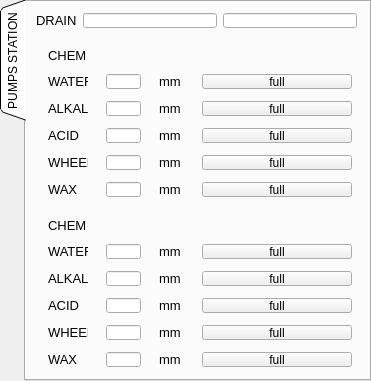
   <widget class="QTabWidget" name="tab_pumps_station">
    <property name="geometry">
     <rect>
      <x>10</x>
      <y>190</y>
      <width>371</width>
      <height>381</height>
     </rect>
    </property>
    <property name="tabPosition">
     <enum>QTabWidget::West</enum>
    </property>
    <property name="tabShape">
     <enum>QTabWidget::Triangular</enum>
    </property>
    <property name="currentIndex">
     <number>0</number>
    </property>
    <property name="elideMode">
     <enum>Qt::ElideLeft</enum>
    </property>
    <widget class="QWidget" name="device_3">
     <attribute name="title">
      <string>PUMPS STATION</string>
     </attribute>
     <widget class="QWidget" name="gridLayoutWidget">
      <property name="geometry">
       <rect>
        <x>10</x>
        <y>10</y>
        <width>321</width>
        <height>17</height>
       </rect>
      </property>
      <layout class="QGridLayout" name="gridLayout">
       <item row="0" column="1">
        <widget class="QLineEdit" name="ui_drain_data1">
         <property name="maximumSize">
          <size>
           <width>16777215</width>
           <height>15</height>
          </size>
         </property>
         <property name="font">
          <font>
           <pointsize>9</pointsize>
          </font>
         </property>
        </widget>
       </item>
       <item row="0" column="0">
        <widget class="QLabel" name="DRAIN">
         <property name="minimumSize">
          <size>
           <width>0</width>
           <height>14</height>
          </size>
         </property>
         <property name="maximumSize">
          <size>
           <width>16777215</width>
           <height>14</height>
          </size>
         </property>
         <property name="font">
          <font>
           <pointsize>10</pointsize>
           <weight>50</weight>
           <bold>false</bold>
          </font>
         </property>
         <property name="text">
          <string>DRAIN</string>
         </property>
         <property name="alignment">
          <set>Qt::AlignLeading|Qt::AlignLeft|Qt::AlignVCenter</set>
         </property>
        </widget>
       </item>
       <item row="0" column="2">
        <widget class="QLineEdit" name="ui_drain_data2">
         <property name="maximumSize">
          <size>
           <width>16777215</width>
           <height>15</height>
          </size>
         </property>
         <property name="font">
          <font>
           <pointsize>9</pointsize>
          </font>
         </property>
        </widget>
       </item>
      </layout>
     </widget>
     <widget class="QWidget" name="gridLayoutWidget_3">
      <property name="geometry">
       <rect>
        <x>10</x>
        <y>40</y>
        <width>331</width>
        <height>165</height>
       </rect>
      </property>
      <layout class="QGridLayout" name="gridLayout_3">
       <item row="3" column="0">
        <widget class="QLabel" name="label_acid_data1">
         <property name="minimumSize">
          <size>
           <width>0</width>
           <height>14</height>
          </size>
         </property>
         <property name="maximumSize">
          <size>
           <width>40</width>
           <height>14</height>
          </size>
         </property>
         <property name="font">
          <font>
           <pointsize>10</pointsize>
           <weight>50</weight>
           <bold>false</bold>
          </font>
         </property>
         <property name="text">
          <string>ACID</string>
         </property>
         <property name="alignment">
          <set>Qt::AlignLeading|Qt::AlignLeft|Qt::AlignVCenter</set>
         </property>
        </widget>
       </item>
       <item row="1" column="1">
        <widget class="QLineEdit" name="ui_water_data1">
         <property name="maximumSize">
          <size>
           <width>35</width>
           <height>15</height>
          </size>
         </property>
         <property name="font">
          <font>
           <pointsize>9</pointsize>
          </font>
         </property>
        </widget>
       </item>
       <item row="3" column="2">
        <widget class="QLabel" name="DRAIN_8">
         <property name="minimumSize">
          <size>
           <width>0</width>
           <height>14</height>
          </size>
         </property>
         <property name="maximumSize">
          <size>
           <width>25</width>
           <height>14</height>
          </size>
         </property>
         <property name="font">
          <font>
           <pointsize>10</pointsize>
           <weight>50</weight>
           <bold>false</bold>
          </font>
         </property>
         <property name="text">
          <string>mm</string>
         </property>
         <property name="alignment">
          <set>Qt::AlignLeading|Qt::AlignLeft|Qt::AlignVCenter</set>
         </property>
        </widget>
       </item>
       <item row="4" column="3">
        <widget class="QToolButton" name="led_wheel1">
         <property name="maximumSize">
          <size>
           <width>150</width>
           <height>15</height>
          </size>
         </property>
         <property name="font">
          <font>
           <pointsize>9</pointsize>
          </font>
         </property>
         <property name="text">
          <string>full</string>
         </property>
        </widget>
       </item>
       <item row="4" column="2">
        <widget class="QLabel" name="DRAIN_10">
         <property name="minimumSize">
          <size>
           <width>0</width>
           <height>14</height>
          </size>
         </property>
         <property name="maximumSize">
          <size>
           <width>25</width>
           <height>14</height>
          </size>
         </property>
         <property name="font">
          <font>
           <pointsize>10</pointsize>
           <weight>50</weight>
           <bold>false</bold>
          </font>
         </property>
         <property name="text">
          <string>mm</string>
         </property>
         <property name="alignment">
          <set>Qt::AlignLeading|Qt::AlignLeft|Qt::AlignVCenter</set>
         </property>
        </widget>
       </item>
       <item row="2" column="1">
        <widget class="QLineEdit" name="ui_alkali_data1">
         <property name="maximumSize">
          <size>
           <width>35</width>
           <height>15</height>
          </size>
         </property>
         <property name="font">
          <font>
           <pointsize>9</pointsize>
          </font>
         </property>
        </widget>
       </item>
       <item row="2" column="3">
        <widget class="QToolButton" name="led_alkali1">
         <property name="maximumSize">
          <size>
           <width>150</width>
           <height>15</height>
          </size>
         </property>
         <property name="font">
          <font>
           <pointsize>9</pointsize>
          </font>
         </property>
         <property name="text">
          <string>full</string>
         </property>
        </widget>
       </item>
       <item row="5" column="1">
        <widget class="QLineEdit" name="ui_wax_data1">
         <property name="maximumSize">
          <size>
           <width>35</width>
           <height>15</height>
          </size>
         </property>
         <property name="font">
          <font>
           <pointsize>9</pointsize>
          </font>
         </property>
        </widget>
       </item>
       <item row="4" column="1">
        <widget class="QLineEdit" name="ui_wheel_data1">
         <property name="maximumSize">
          <size>
           <width>35</width>
           <height>15</height>
          </size>
         </property>
         <property name="font">
          <font>
           <pointsize>9</pointsize>
          </font>
         </property>
        </widget>
       </item>
       <item row="3" column="1">
        <widget class="QLineEdit" name="ui_acid_data1">
         <property name="maximumSize">
          <size>
           <width>35</width>
           <height>15</height>
          </size>
         </property>
         <property name="font">
          <font>
           <pointsize>9</pointsize>
          </font>
         </property>
        </widget>
       </item>
       <item row="2" column="2">
        <widget class="QLabel" name="DRAIN_6">
         <property name="minimumSize">
          <size>
           <width>0</width>
           <height>14</height>
          </size>
         </property>
         <property name="maximumSize">
          <size>
           <width>25</width>
           <height>14</height>
          </size>
         </property>
         <property name="font">
          <font>
           <pointsize>10</pointsize>
           <weight>50</weight>
           <bold>false</bold>
          </font>
         </property>
         <property name="text">
          <string>mm</string>
         </property>
         <property name="alignment">
          <set>Qt::AlignLeading|Qt::AlignLeft|Qt::AlignVCenter</set>
         </property>
        </widget>
       </item>
       <item row="3" column="3">
        <widget class="QToolButton" name="led_acid1">
         <property name="maximumSize">
          <size>
           <width>150</width>
           <height>15</height>
          </size>
         </property>
         <property name="font">
          <font>
           <pointsize>9</pointsize>
          </font>
         </property>
         <property name="text">
          <string>full</string>
         </property>
        </widget>
       </item>
       <item row="5" column="0">
        <widget class="QLabel" name="label_wax_data1">
         <property name="minimumSize">
          <size>
           <width>0</width>
           <height>14</height>
          </size>
         </property>
         <property name="maximumSize">
          <size>
           <width>40</width>
           <height>14</height>
          </size>
         </property>
         <property name="font">
          <font>
           <pointsize>10</pointsize>
           <weight>50</weight>
           <bold>false</bold>
          </font>
         </property>
         <property name="text">
          <string>WAX</string>
         </property>
         <property name="alignment">
          <set>Qt::AlignLeading|Qt::AlignLeft|Qt::AlignVCenter</set>
         </property>
        </widget>
       </item>
       <item row="1" column="3">
        <widget class="QToolButton" name="led_water1">
         <property name="maximumSize">
          <size>
           <width>150</width>
           <height>15</height>
          </size>
         </property>
         <property name="font">
          <font>
           <pointsize>9</pointsize>
          </font>
         </property>
         <property name="text">
          <string>full</string>
         </property>
        </widget>
       </item>
       <item row="5" column="2">
        <widget class="QLabel" name="DRAIN_12">
         <property name="minimumSize">
          <size>
           <width>0</width>
           <height>14</height>
          </size>
         </property>
         <property name="maximumSize">
          <size>
           <width>25</width>
           <height>14</height>
          </size>
         </property>
         <property name="font">
          <font>
           <pointsize>10</pointsize>
           <weight>50</weight>
           <bold>false</bold>
          </font>
         </property>
         <property name="text">
          <string>mm</string>
         </property>
         <property name="alignment">
          <set>Qt::AlignLeading|Qt::AlignLeft|Qt::AlignVCenter</set>
         </property>
        </widget>
       </item>
       <item row="4" column="0">
        <widget class="QLabel" name="label_wheel_data1">
         <property name="minimumSize">
          <size>
           <width>0</width>
           <height>14</height>
          </size>
         </property>
         <property name="maximumSize">
          <size>
           <width>40</width>
           <height>14</height>
          </size>
         </property>
         <property name="font">
          <font>
           <pointsize>10</pointsize>
           <weight>50</weight>
           <bold>false</bold>
          </font>
         </property>
         <property name="text">
          <string>WHEEL</string>
         </property>
         <property name="alignment">
          <set>Qt::AlignLeading|Qt::AlignLeft|Qt::AlignVCenter</set>
         </property>
        </widget>
       </item>
       <item row="2" column="0">
        <widget class="QLabel" name="label_alkali_data1">
         <property name="minimumSize">
          <size>
           <width>0</width>
           <height>14</height>
          </size>
         </property>
         <property name="maximumSize">
          <size>
           <width>40</width>
           <height>14</height>
          </size>
         </property>
         <property name="font">
          <font>
           <pointsize>10</pointsize>
           <weight>50</weight>
           <bold>false</bold>
          </font>
         </property>
         <property name="text">
          <string>ALKALI</string>
         </property>
         <property name="alignment">
          <set>Qt::AlignLeading|Qt::AlignLeft|Qt::AlignVCenter</set>
         </property>
        </widget>
       </item>
       <item row="5" column="3">
        <widget class="QToolButton" name="led_wax1">
         <property name="maximumSize">
          <size>
           <width>150</width>
           <height>15</height>
          </size>
         </property>
         <property name="font">
          <font>
           <pointsize>9</pointsize>
          </font>
         </property>
         <property name="text">
          <string>full</string>
         </property>
        </widget>
       </item>
       <item row="1" column="2">
        <widget class="QLabel" name="DRAIN_4">
         <property name="minimumSize">
          <size>
           <width>0</width>
           <height>14</height>
          </size>
         </property>
         <property name="maximumSize">
          <size>
           <width>25</width>
           <height>14</height>
          </size>
         </property>
         <property name="font">
          <font>
           <pointsize>10</pointsize>
           <weight>50</weight>
           <bold>false</bold>
          </font>
         </property>
         <property name="text">
          <string>mm</string>
         </property>
         <property name="alignment">
          <set>Qt::AlignLeading|Qt::AlignLeft|Qt::AlignVCenter</set>
         </property>
        </widget>
       </item>
       <item row="1" column="0">
        <widget class="QLabel" name="label_water_data1">
         <property name="minimumSize">
          <size>
           <width>0</width>
           <height>14</height>
          </size>
         </property>
         <property name="maximumSize">
          <size>
           <width>40</width>
           <height>14</height>
          </size>
         </property>
         <property name="font">
          <font>
           <pointsize>10</pointsize>
           <weight>50</weight>
           <bold>false</bold>
          </font>
         </property>
         <property name="text">
          <string>WATER</string>
         </property>
         <property name="alignment">
          <set>Qt::AlignLeading|Qt::AlignLeft|Qt::AlignVCenter</set>
         </property>
        </widget>
       </item>
       <item row="0" column="0">
        <widget class="QLabel" name="label_liquId_bot1">
         <property name="minimumSize">
          <size>
           <width>0</width>
           <height>14</height>
          </size>
         </property>
         <property name="maximumSize">
          <size>
           <width>40</width>
           <height>14</height>
          </size>
         </property>
         <property name="font">
          <font>
           <pointsize>10</pointsize>
           <weight>50</weight>
           <bold>false</bold>
          </font>
         </property>
         <property name="text">
          <string>CHEM</string>
         </property>
         <property name="alignment">
          <set>Qt::AlignLeading|Qt::AlignLeft|Qt::AlignVCenter</set>
         </property>
        </widget>
       </item>
      </layout>
     </widget>
     <widget class="QWidget" name="gridLayoutWidget_6">
      <property name="geometry">
       <rect>
        <x>10</x>
        <y>210</y>
        <width>331</width>
        <height>165</height>
       </rect>
      </property>
      <layout class="QGridLayout" name="gridLayout_6">
       <item row="3" column="0">
        <widget class="QLabel" name="label_acid_data2">
         <property name="minimumSize">
          <size>
           <width>0</width>
           <height>14</height>
          </size>
         </property>
         <property name="maximumSize">
          <size>
           <width>40</width>
           <height>14</height>
          </size>
         </property>
         <property name="font">
          <font>
           <pointsize>10</pointsize>
           <weight>50</weight>
           <bold>false</bold>
          </font>
         </property>
         <property name="text">
          <string>ACID</string>
         </property>
         <property name="alignment">
          <set>Qt::AlignLeading|Qt::AlignLeft|Qt::AlignVCenter</set>
         </property>
        </widget>
       </item>
       <item row="1" column="1">
        <widget class="QLineEdit" name="ui_water_data2">
         <property name="maximumSize">
          <size>
           <width>35</width>
           <height>15</height>
          </size>
         </property>
         <property name="font">
          <font>
           <pointsize>9</pointsize>
          </font>
         </property>
        </widget>
       </item>
       <item row="3" column="2">
        <widget class="QLabel" name="DRAIN_9">
         <property name="minimumSize">
          <size>
           <width>0</width>
           <height>14</height>
          </size>
         </property>
         <property name="maximumSize">
          <size>
           <width>25</width>
           <height>14</height>
          </size>
         </property>
         <property name="font">
          <font>
           <pointsize>10</pointsize>
           <weight>50</weight>
           <bold>false</bold>
          </font>
         </property>
         <property name="text">
          <string>mm</string>
         </property>
         <property name="alignment">
          <set>Qt::AlignLeading|Qt::AlignLeft|Qt::AlignVCenter</set>
         </property>
        </widget>
       </item>
       <item row="4" column="3">
        <widget class="QToolButton" name="led_wheel2">
         <property name="maximumSize">
          <size>
           <width>150</width>
           <height>15</height>
          </size>
         </property>
         <property name="font">
          <font>
           <pointsize>9</pointsize>
          </font>
         </property>
         <property name="text">
          <string>full</string>
         </property>
        </widget>
       </item>
       <item row="4" column="2">
        <widget class="QLabel" name="DRAIN_11">
         <property name="minimumSize">
          <size>
           <width>0</width>
           <height>14</height>
          </size>
         </property>
         <property name="maximumSize">
          <size>
           <width>25</width>
           <height>14</height>
          </size>
         </property>
         <property name="font">
          <font>
           <pointsize>10</pointsize>
           <weight>50</weight>
           <bold>false</bold>
          </font>
         </property>
         <property name="text">
          <string>mm</string>
         </property>
         <property name="alignment">
          <set>Qt::AlignLeading|Qt::AlignLeft|Qt::AlignVCenter</set>
         </property>
        </widget>
       </item>
       <item row="2" column="1">
        <widget class="QLineEdit" name="ui_alkali_data2">
         <property name="maximumSize">
          <size>
           <width>35</width>
           <height>15</height>
          </size>
         </property>
         <property name="font">
          <font>
           <pointsize>9</pointsize>
          </font>
         </property>
        </widget>
       </item>
       <item row="2" column="3">
        <widget class="QToolButton" name="led_alkali2">
         <property name="maximumSize">
          <size>
           <width>150</width>
           <height>15</height>
          </size>
         </property>
         <property name="font">
          <font>
           <pointsize>9</pointsize>
          </font>
         </property>
         <property name="text">
          <string>full</string>
         </property>
        </widget>
       </item>
       <item row="0" column="0">
        <widget class="QLabel" name="label_liquId_bot2">
         <property name="minimumSize">
          <size>
           <width>0</width>
           <height>14</height>
          </size>
         </property>
         <property name="maximumSize">
          <size>
           <width>40</width>
           <height>14</height>
          </size>
         </property>
         <property name="font">
          <font>
           <pointsize>10</pointsize>
           <weight>50</weight>
           <bold>false</bold>
          </font>
         </property>
         <property name="text">
          <string>CHEM</string>
         </property>
         <property name="alignment">
          <set>Qt::AlignLeading|Qt::AlignLeft|Qt::AlignVCenter</set>
         </property>
        </widget>
       </item>
       <item row="5" column="1">
        <widget class="QLineEdit" name="ui_wax_data2">
         <property name="maximumSize">
          <size>
           <width>35</width>
           <height>15</height>
          </size>
         </property>
         <property name="font">
          <font>
           <pointsize>9</pointsize>
          </font>
         </property>
        </widget>
       </item>
       <item row="4" column="1">
        <widget class="QLineEdit" name="ui_wheel_data2">
         <property name="maximumSize">
          <size>
           <width>35</width>
           <height>15</height>
          </size>
         </property>
         <property name="font">
          <font>
           <pointsize>9</pointsize>
          </font>
         </property>
        </widget>
       </item>
       <item row="3" column="1">
        <widget class="QLineEdit" name="ui_acid_data2">
         <property name="maximumSize">
          <size>
           <width>35</width>
           <height>15</height>
          </size>
         </property>
         <property name="font">
          <font>
           <pointsize>9</pointsize>
          </font>
         </property>
        </widget>
       </item>
       <item row="2" column="2">
        <widget class="QLabel" name="DRAIN_7">
         <property name="minimumSize">
          <size>
           <width>0</width>
           <height>14</height>
          </size>
         </property>
         <property name="maximumSize">
          <size>
           <width>25</width>
           <height>14</height>
          </size>
         </property>
         <property name="font">
          <font>
           <pointsize>10</pointsize>
           <weight>50</weight>
           <bold>false</bold>
          </font>
         </property>
         <property name="text">
          <string>mm</string>
         </property>
         <property name="alignment">
          <set>Qt::AlignLeading|Qt::AlignLeft|Qt::AlignVCenter</set>
         </property>
        </widget>
       </item>
       <item row="3" column="3">
        <widget class="QToolButton" name="led_acid2">
         <property name="maximumSize">
          <size>
           <width>150</width>
           <height>15</height>
          </size>
         </property>
         <property name="font">
          <font>
           <pointsize>9</pointsize>
          </font>
         </property>
         <property name="text">
          <string>full</string>
         </property>
        </widget>
       </item>
       <item row="5" column="0">
        <widget class="QLabel" name="label_wax_data2">
         <property name="minimumSize">
          <size>
           <width>0</width>
           <height>14</height>
          </size>
         </property>
         <property name="maximumSize">
          <size>
           <width>40</width>
           <height>14</height>
          </size>
         </property>
         <property name="font">
          <font>
           <pointsize>10</pointsize>
           <weight>50</weight>
           <bold>false</bold>
          </font>
         </property>
         <property name="text">
          <string>WAX</string>
         </property>
         <property name="alignment">
          <set>Qt::AlignLeading|Qt::AlignLeft|Qt::AlignVCenter</set>
         </property>
        </widget>
       </item>
       <item row="1" column="3">
        <widget class="QToolButton" name="led_water2">
         <property name="maximumSize">
          <size>
           <width>150</width>
           <height>15</height>
          </size>
         </property>
         <property name="font">
          <font>
           <pointsize>9</pointsize>
          </font>
         </property>
         <property name="text">
          <string>full</string>
         </property>
        </widget>
       </item>
       <item row="5" column="2">
        <widget class="QLabel" name="DRAIN_13">
         <property name="minimumSize">
          <size>
           <width>0</width>
           <height>14</height>
          </size>
         </property>
         <property name="maximumSize">
          <size>
           <width>25</width>
           <height>14</height>
          </size>
         </property>
         <property name="font">
          <font>
           <pointsize>10</pointsize>
           <weight>50</weight>
           <bold>false</bold>
          </font>
         </property>
         <property name="text">
          <string>mm</string>
         </property>
         <property name="alignment">
          <set>Qt::AlignLeading|Qt::AlignLeft|Qt::AlignVCenter</set>
         </property>
        </widget>
       </item>
       <item row="4" column="0">
        <widget class="QLabel" name="label_wheel_data2">
         <property name="minimumSize">
          <size>
           <width>0</width>
           <height>14</height>
          </size>
         </property>
         <property name="maximumSize">
          <size>
           <width>40</width>
           <height>14</height>
          </size>
         </property>
         <property name="font">
          <font>
           <pointsize>10</pointsize>
           <weight>50</weight>
           <bold>false</bold>
          </font>
         </property>
         <property name="text">
          <string>WHEEL</string>
         </property>
         <property name="alignment">
          <set>Qt::AlignLeading|Qt::AlignLeft|Qt::AlignVCenter</set>
         </property>
        </widget>
       </item>
       <item row="2" column="0">
        <widget class="QLabel" name="label_alkali_data2">
         <property name="minimumSize">
          <size>
           <width>0</width>
           <height>14</height>
          </size>
         </property>
         <property name="maximumSize">
          <size>
           <width>40</width>
           <height>14</height>
          </size>
         </property>
         <property name="font">
          <font>
           <pointsize>10</pointsize>
           <weight>50</weight>
           <bold>false</bold>
          </font>
         </property>
         <property name="text">
          <string>ALKALI</string>
         </property>
         <property name="alignment">
          <set>Qt::AlignLeading|Qt::AlignLeft|Qt::AlignVCenter</set>
         </property>
        </widget>
       </item>
       <item row="1" column="2">
        <widget class="QLabel" name="DRAIN_5">
         <property name="minimumSize">
          <size>
           <width>0</width>
           <height>14</height>
          </size>
         </property>
         <property name="maximumSize">
          <size>
           <width>25</width>
           <height>14</height>
          </size>
         </property>
         <property name="font">
          <font>
           <pointsize>10</pointsize>
           <weight>50</weight>
           <bold>false</bold>
          </font>
         </property>
         <property name="text">
          <string>mm</string>
         </property>
         <property name="alignment">
          <set>Qt::AlignLeading|Qt::AlignLeft|Qt::AlignVCenter</set>
         </property>
        </widget>
       </item>
       <item row="1" column="0">
        <widget class="QLabel" name="label_water_data2">
         <property name="minimumSize">
          <size>
           <width>0</width>
           <height>14</height>
          </size>
         </property>
         <property name="maximumSize">
          <size>
           <width>40</width>
           <height>14</height>
          </size>
         </property>
         <property name="font">
          <font>
           <pointsize>10</pointsize>
           <weight>50</weight>
           <bold>false</bold>
          </font>
         </property>
         <property name="text">
          <string>WATER</string>
         </property>
         <property name="alignment">
          <set>Qt::AlignLeading|Qt::AlignLeft|Qt::AlignVCenter</set>
         </property>
        </widget>
       </item>
       <item row="5" column="3">
        <widget class="QToolButton" name="led_wax2">
         <property name="maximumSize">
          <size>
           <width>150</width>
           <height>15</height>
          </size>
         </property>
         <property name="font">
          <font>
           <pointsize>9</pointsize>
          </font>
         </property>
         <property name="text">
          <string>full</string>
         </property>
        </widget>
       </item>
      </layout>
     </widget>
    </widget>
   </widget>
